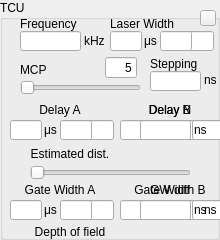
    <widget class="QGroupBox" name="TCU_STATIC">
     <property name="geometry">
      <rect>
       <x>10</x>
       <y>10</y>
       <width>220</width>
       <height>240</height>
      </rect>
     </property>
     <property name="mouseTracking">
      <bool>false</bool>
     </property>
     <property name="title">
      <string>TCU</string>
     </property>
     <widget class="QLineEdit" name="FREQ_EDIT">
      <property name="geometry">
       <rect>
        <x>20</x>
        <y>31</y>
        <width>61</width>
        <height>20</height>
       </rect>
      </property>
      <property name="mouseTracking">
       <bool>false</bool>
      </property>
      <property name="focusPolicy">
       <enum>Qt::ClickFocus</enum>
      </property>
      <property name="alignment">
       <set>Qt::AlignRight|Qt::AlignTrailing|Qt::AlignVCenter</set>
      </property>
     </widget>
     <widget class="QLabel" name="FREQ">
      <property name="geometry">
       <rect>
        <x>20</x>
        <y>17</y>
        <width>85</width>
        <height>14</height>
       </rect>
      </property>
      <property name="mouseTracking">
       <bool>false</bool>
      </property>
      <property name="text">
       <string>Frequency</string>
      </property>
      <property name="alignment">
       <set>Qt::AlignLeading|Qt::AlignLeft|Qt::AlignVCenter</set>
      </property>
     </widget>
     <widget class="QLabel" name="FREQ_UNIT">
      <property name="geometry">
       <rect>
        <x>84</x>
        <y>34</y>
        <width>21</width>
        <height>14</height>
       </rect>
      </property>
      <property name="mouseTracking">
       <bool>false</bool>
      </property>
      <property name="text">
       <string>kHz</string>
      </property>
     </widget>
     <widget class="QLabel" name="LASER_WIDTH">
      <property name="geometry">
       <rect>
        <x>110</x>
        <y>17</y>
        <width>105</width>
        <height>14</height>
       </rect>
      </property>
      <property name="mouseTracking">
       <bool>false</bool>
      </property>
      <property name="text">
       <string>Laser Width</string>
      </property>
      <property name="alignment">
       <set>Qt::AlignLeading|Qt::AlignLeft|Qt::AlignVCenter</set>
      </property>
     </widget>
     <widget class="QLineEdit" name="LASER_WIDTH_EDIT_U">
      <property name="geometry">
       <rect>
        <x>110</x>
        <y>31</y>
        <width>32</width>
        <height>20</height>
       </rect>
      </property>
      <property name="mouseTracking">
       <bool>false</bool>
      </property>
      <property name="focusPolicy">
       <enum>Qt::ClickFocus</enum>
      </property>
      <property name="alignment">
       <set>Qt::AlignRight|Qt::AlignTrailing|Qt::AlignVCenter</set>
      </property>
     </widget>
     <widget class="QLineEdit" name="LASER_WIDTH_EDIT_N">
      <property name="geometry">
       <rect>
        <x>160</x>
        <y>31</y>
        <width>32</width>
        <height>20</height>
       </rect>
      </property>
      <property name="mouseTracking">
       <bool>false</bool>
      </property>
      <property name="focusPolicy">
       <enum>Qt::ClickFocus</enum>
      </property>
      <property name="alignment">
       <set>Qt::AlignRight|Qt::AlignTrailing|Qt::AlignVCenter</set>
      </property>
     </widget>
     <widget class="QLabel" name="LASER_WIDTH_UNIT_U">
      <property name="geometry">
       <rect>
        <x>144</x>
        <y>34</y>
        <width>21</width>
        <height>14</height>
       </rect>
      </property>
      <property name="mouseTracking">
       <bool>false</bool>
      </property>
      <property name="text">
       <string>μs</string>
      </property>
     </widget>
     <widget class="QLabel" name="LASER_WIDTH_UNIT_N">
      <property name="geometry">
       <rect>
        <x>194</x>
        <y>34</y>
        <width>21</width>
        <height>14</height>
       </rect>
      </property>
      <property name="mouseTracking">
       <bool>false</bool>
      </property>
      <property name="text">
       <string>ns</string>
      </property>
     </widget>
     <widget class="QSlider" name="MCP_SLIDER">
      <property name="geometry">
       <rect>
        <x>20</x>
        <y>80</y>
        <width>121</width>
        <height>16</height>
       </rect>
      </property>
      <property name="mouseTracking">
       <bool>false</bool>
      </property>
      <property name="orientation">
       <enum>Qt::Horizontal</enum>
      </property>
     </widget>
     <widget class="QLabel" name="MCP">
      <property name="geometry">
       <rect>
        <x>20</x>
        <y>63</y>
        <width>30</width>
        <height>14</height>
       </rect>
      </property>
      <property name="mouseTracking">
       <bool>false</bool>
      </property>
      <property name="text">
       <string>MCP</string>
      </property>
     </widget>
     <widget class="QLineEdit" name="STEPPING_EDIT">
      <property name="geometry">
       <rect>
        <x>150</x>
        <y>71</y>
        <width>51</width>
        <height>20</height>
       </rect>
      </property>
      <property name="mouseTracking">
       <bool>false</bool>
      </property>
      <property name="focusPolicy">
       <enum>Qt::ClickFocus</enum>
      </property>
      <property name="alignment">
       <set>Qt::AlignRight|Qt::AlignTrailing|Qt::AlignVCenter</set>
      </property>
     </widget>
     <widget class="QLabel" name="STEPPING">
      <property name="geometry">
       <rect>
        <x>150</x>
        <y>57</y>
        <width>65</width>
        <height>14</height>
       </rect>
      </property>
      <property name="mouseTracking">
       <bool>false</bool>
      </property>
      <property name="text">
       <string>Stepping</string>
      </property>
      <property name="alignment">
       <set>Qt::AlignLeading|Qt::AlignLeft|Qt::AlignVCenter</set>
      </property>
     </widget>
     <widget class="QLabel" name="STEPPING_UNIT">
      <property name="geometry">
       <rect>
        <x>204</x>
        <y>73</y>
        <width>21</width>
        <height>14</height>
       </rect>
      </property>
      <property name="mouseTracking">
       <bool>false</bool>
      </property>
      <property name="text">
       <string>ns</string>
      </property>
     </widget>
     <widget class="QLabel" name="ESTIMATED">
      <property name="geometry">
       <rect>
        <x>10</x>
        <y>147</y>
        <width>120</width>
        <height>14</height>
       </rect>
      </property>
      <property name="mouseTracking">
       <bool>false</bool>
      </property>
      <property name="text">
       <string>Estimated dist.</string>
      </property>
      <property name="alignment">
       <set>Qt::AlignCenter</set>
      </property>
     </widget>
     <widget class="QLabel" name="EST_DIST">
      <property name="geometry">
       <rect>
        <x>130</x>
        <y>147</y>
        <width>80</width>
        <height>13</height>
       </rect>
      </property>
      <property name="mouseTracking">
       <bool>false</bool>
      </property>
      <property name="text">
       <string/>
      </property>
      <property name="alignment">
       <set>Qt::AlignRight|Qt::AlignTrailing|Qt::AlignVCenter</set>
      </property>
     </widget>
     <widget class="QSlider" name="DELAY_SLIDER">
      <property name="geometry">
       <rect>
        <x>30</x>
        <y>163</y>
        <width>161</width>
        <height>20</height>
       </rect>
      </property>
      <property name="mouseTracking">
       <bool>false</bool>
      </property>
      <property name="orientation">
       <enum>Qt::Horizontal</enum>
      </property>
     </widget>
     <widget class="QLabel" name="ESTIMATED_2">
      <property name="geometry">
       <rect>
        <x>10</x>
        <y>225</y>
        <width>120</width>
        <height>14</height>
       </rect>
      </property>
      <property name="mouseTracking">
       <bool>false</bool>
      </property>
      <property name="text">
       <string>Depth of field</string>
      </property>
      <property name="alignment">
       <set>Qt::AlignCenter</set>
      </property>
     </widget>
     <widget class="QLabel" name="GATE_WIDTH">
      <property name="geometry">
       <rect>
        <x>130</x>
        <y>225</y>
        <width>80</width>
        <height>13</height>
       </rect>
      </property>
      <property name="mouseTracking">
       <bool>false</bool>
      </property>
      <property name="text">
       <string/>
      </property>
      <property name="alignment">
       <set>Qt::AlignRight|Qt::AlignTrailing|Qt::AlignVCenter</set>
      </property>
     </widget>
     <widget class="QLineEdit" name="MCP_EDIT">
      <property name="geometry">
       <rect>
        <x>105</x>
        <y>57</y>
        <width>32</width>
        <height>21</height>
       </rect>
      </property>
      <property name="focusPolicy">
       <enum>Qt::ClickFocus</enum>
      </property>
      <property name="text">
       <string>5</string>
      </property>
      <property name="alignment">
       <set>Qt::AlignRight|Qt::AlignTrailing|Qt::AlignVCenter</set>
      </property>
     </widget>
     <widget class="QLineEdit" name="LASER_WIDTH_EDIT_P">
      <property name="geometry">
       <rect>
        <x>182</x>
        <y>31</y>
        <width>32</width>
        <height>20</height>
       </rect>
      </property>
      <property name="mouseTracking">
       <bool>false</bool>
      </property>
      <property name="focusPolicy">
       <enum>Qt::ClickFocus</enum>
      </property>
      <property name="alignment">
       <set>Qt::AlignRight|Qt::AlignTrailing|Qt::AlignVCenter</set>
      </property>
     </widget>
     <widget class="QFrame" name="DELAY_GRP">
      <property name="geometry">
       <rect>
        <x>0</x>
        <y>100</y>
        <width>226</width>
        <height>45</height>
       </rect>
      </property>
      <property name="frameShape">
       <enum>QFrame::NoFrame</enum>
      </property>
      <property name="frameShadow">
       <enum>QFrame::Plain</enum>
      </property>
      <widget class="QLabel" name="DELAY_A">
       <property name="geometry">
        <rect>
         <x>10</x>
         <y>3</y>
         <width>100</width>
         <height>14</height>
        </rect>
       </property>
       <property name="mouseTracking">
        <bool>false</bool>
       </property>
       <property name="text">
        <string>Delay A</string>
       </property>
       <property name="alignment">
        <set>Qt::AlignCenter</set>
       </property>
      </widget>
      <widget class="QLineEdit" name="DELAY_A_EDIT_U">
       <property name="geometry">
        <rect>
         <x>10</x>
         <y>20</y>
         <width>32</width>
         <height>20</height>
        </rect>
       </property>
       <property name="mouseTracking">
        <bool>false</bool>
       </property>
       <property name="focusPolicy">
        <enum>Qt::ClickFocus</enum>
       </property>
       <property name="alignment">
        <set>Qt::AlignRight|Qt::AlignTrailing|Qt::AlignVCenter</set>
       </property>
      </widget>
      <widget class="QLineEdit" name="DELAY_A_EDIT_N">
       <property name="geometry">
        <rect>
         <x>60</x>
         <y>20</y>
         <width>32</width>
         <height>20</height>
        </rect>
       </property>
       <property name="mouseTracking">
        <bool>false</bool>
       </property>
       <property name="focusPolicy">
        <enum>Qt::ClickFocus</enum>
       </property>
       <property name="alignment">
        <set>Qt::AlignRight|Qt::AlignTrailing|Qt::AlignVCenter</set>
       </property>
      </widget>
      <widget class="QLabel" name="DELAY_A_UNIT_U">
       <property name="geometry">
        <rect>
         <x>44</x>
         <y>23</y>
         <width>29</width>
         <height>14</height>
        </rect>
       </property>
       <property name="mouseTracking">
        <bool>false</bool>
       </property>
       <property name="text">
        <string>μs</string>
       </property>
      </widget>
      <widget class="QLabel" name="DELAY_A_UNIT_N">
       <property name="geometry">
        <rect>
         <x>94</x>
         <y>23</y>
         <width>29</width>
         <height>14</height>
        </rect>
       </property>
       <property name="mouseTracking">
        <bool>false</bool>
       </property>
       <property name="text">
        <string>ns</string>
       </property>
      </widget>
      <widget class="QLineEdit" name="DELAY_A_EDIT_P">
       <property name="geometry">
        <rect>
         <x>82</x>
         <y>20</y>
         <width>32</width>
         <height>20</height>
        </rect>
       </property>
       <property name="mouseTracking">
        <bool>false</bool>
       </property>
       <property name="focusPolicy">
        <enum>Qt::ClickFocus</enum>
       </property>
       <property name="alignment">
        <set>Qt::AlignRight|Qt::AlignTrailing|Qt::AlignVCenter</set>
       </property>
      </widget>
      <widget class="QFrame" name="DELAY_B_GRP">
       <property name="geometry">
        <rect>
         <x>120</x>
         <y>0</y>
         <width>110</width>
         <height>40</height>
        </rect>
       </property>
       <property name="frameShape">
        <enum>QFrame::NoFrame</enum>
       </property>
       <property name="frameShadow">
        <enum>QFrame::Plain</enum>
       </property>
       <widget class="QLineEdit" name="DELAY_B_EDIT_U">
        <property name="geometry">
         <rect>
          <x>0</x>
          <y>20</y>
          <width>32</width>
          <height>20</height>
         </rect>
        </property>
        <property name="mouseTracking">
         <bool>false</bool>
        </property>
        <property name="focusPolicy">
         <enum>Qt::ClickFocus</enum>
        </property>
        <property name="alignment">
         <set>Qt::AlignRight|Qt::AlignTrailing|Qt::AlignVCenter</set>
        </property>
       </widget>
       <widget class="QLabel" name="DELAY_B">
        <property name="geometry">
         <rect>
          <x>0</x>
          <y>3</y>
          <width>100</width>
          <height>14</height>
         </rect>
        </property>
        <property name="mouseTracking">
         <bool>false</bool>
        </property>
        <property name="text">
         <string>Delay B</string>
        </property>
        <property name="alignment">
         <set>Qt::AlignCenter</set>
        </property>
       </widget>
       <widget class="QLabel" name="DELAY_B_UNIT_U">
        <property name="geometry">
         <rect>
          <x>34</x>
          <y>23</y>
          <width>21</width>
          <height>14</height>
         </rect>
        </property>
        <property name="mouseTracking">
         <bool>false</bool>
        </property>
        <property name="text">
         <string>μs</string>
        </property>
       </widget>
       <widget class="QLineEdit" name="DELAY_B_EDIT_N">
        <property name="geometry">
         <rect>
          <x>50</x>
          <y>20</y>
          <width>32</width>
          <height>20</height>
         </rect>
        </property>
        <property name="mouseTracking">
         <bool>false</bool>
        </property>
        <property name="focusPolicy">
         <enum>Qt::ClickFocus</enum>
        </property>
        <property name="alignment">
         <set>Qt::AlignRight|Qt::AlignTrailing|Qt::AlignVCenter</set>
        </property>
       </widget>
       <widget class="QLineEdit" name="DELAY_B_EDIT_P">
        <property name="geometry">
         <rect>
          <x>72</x>
          <y>20</y>
          <width>32</width>
          <height>20</height>
         </rect>
        </property>
        <property name="mouseTracking">
         <bool>false</bool>
        </property>
        <property name="focusPolicy">
         <enum>Qt::ClickFocus</enum>
        </property>
        <property name="alignment">
         <set>Qt::AlignRight|Qt::AlignTrailing|Qt::AlignVCenter</set>
        </property>
       </widget>
       <widget class="QLabel" name="DELAY_B_UNIT_N">
        <property name="geometry">
         <rect>
          <x>84</x>
          <y>23</y>
          <width>21</width>
          <height>14</height>
         </rect>
        </property>
        <property name="mouseTracking">
         <bool>false</bool>
        </property>
        <property name="text">
         <string>ns</string>
        </property>
       </widget>
       <zorder>DELAY_B_UNIT_N</zorder>
       <zorder>DELAY_B_EDIT_U</zorder>
       <zorder>DELAY_B</zorder>
       <zorder>DELAY_B_UNIT_U</zorder>
       <zorder>DELAY_B_EDIT_N</zorder>
       <zorder>DELAY_B_EDIT_P</zorder>
      </widget>
      <widget class="QFrame" name="DELAY_DIFF_GRP">
       <property name="geometry">
        <rect>
         <x>140</x>
         <y>0</y>
         <width>80</width>
         <height>40</height>
        </rect>
       </property>
       <property name="frameShape">
        <enum>QFrame::NoFrame</enum>
       </property>
       <property name="frameShadow">
        <enum>QFrame::Plain</enum>
       </property>
       <widget class="QLabel" name="DELAY_N">
        <property name="geometry">
         <rect>
          <x>0</x>
          <y>3</y>
          <width>60</width>
          <height>14</height>
         </rect>
        </property>
        <property name="mouseTracking">
         <bool>false</bool>
        </property>
        <property name="text">
         <string>Delay N</string>
        </property>
        <property name="alignment">
         <set>Qt::AlignCenter</set>
        </property>
       </widget>
       <widget class="QLineEdit" name="DELAY_N_EDIT_N">
        <property name="geometry">
         <rect>
          <x>0</x>
          <y>20</y>
          <width>51</width>
          <height>20</height>
         </rect>
        </property>
        <property name="mouseTracking">
         <bool>false</bool>
        </property>
        <property name="focusPolicy">
         <enum>Qt::ClickFocus</enum>
        </property>
        <property name="alignment">
         <set>Qt::AlignRight|Qt::AlignTrailing|Qt::AlignVCenter</set>
        </property>
       </widget>
       <widget class="QLabel" name="DELAY_N_UNIT_N">
        <property name="geometry">
         <rect>
          <x>54</x>
          <y>23</y>
          <width>21</width>
          <height>14</height>
         </rect>
        </property>
        <property name="mouseTracking">
         <bool>false</bool>
        </property>
        <property name="text">
         <string>ns</string>
        </property>
       </widget>
      </widget>
      <zorder>DELAY_B_GRP</zorder>
      <zorder>DELAY_A_UNIT_N</zorder>
      <zorder>DELAY_A_UNIT_U</zorder>
      <zorder>DELAY_A_EDIT_P</zorder>
      <zorder>DELAY_A</zorder>
      <zorder>DELAY_A_EDIT_U</zorder>
      <zorder>DELAY_A_EDIT_N</zorder>
      <zorder>DELAY_DIFF_GRP</zorder>
     </widget>
     <widget class="QFrame" name="GATE_WIDTH_GRP">
      <property name="geometry">
       <rect>
        <x>0</x>
        <y>180</y>
        <width>226</width>
        <height>45</height>
       </rect>
      </property>
      <property name="frameShape">
       <enum>QFrame::NoFrame</enum>
      </property>
      <property name="frameShadow">
       <enum>QFrame::Plain</enum>
      </property>
      <widget class="QFrame" name="GATE_WIDTH_B_GRP">
       <property name="geometry">
        <rect>
         <x>120</x>
         <y>0</y>
         <width>110</width>
         <height>40</height>
        </rect>
       </property>
       <property name="frameShape">
        <enum>QFrame::NoFrame</enum>
       </property>
       <property name="frameShadow">
        <enum>QFrame::Plain</enum>
       </property>
       <widget class="QLineEdit" name="GATE_WIDTH_B_EDIT_U">
        <property name="geometry">
         <rect>
          <x>0</x>
          <y>20</y>
          <width>32</width>
          <height>20</height>
         </rect>
        </property>
        <property name="mouseTracking">
         <bool>false</bool>
        </property>
        <property name="focusPolicy">
         <enum>Qt::ClickFocus</enum>
        </property>
        <property name="alignment">
         <set>Qt::AlignRight|Qt::AlignTrailing|Qt::AlignVCenter</set>
        </property>
       </widget>
       <widget class="QLabel" name="GATE_WIDTH_B">
        <property name="geometry">
         <rect>
          <x>0</x>
          <y>3</y>
          <width>100</width>
          <height>14</height>
         </rect>
        </property>
        <property name="mouseTracking">
         <bool>false</bool>
        </property>
        <property name="text">
         <string>Gate Width B</string>
        </property>
        <property name="alignment">
         <set>Qt::AlignCenter</set>
        </property>
       </widget>
       <widget class="QLabel" name="GATE_WIDTH_B_UNIT_U">
        <property name="geometry">
         <rect>
          <x>34</x>
          <y>23</y>
          <width>21</width>
          <height>14</height>
         </rect>
        </property>
        <property name="mouseTracking">
         <bool>false</bool>
        </property>
        <property name="text">
         <string>μs</string>
        </property>
       </widget>
       <widget class="QLineEdit" name="GATE_WIDTH_B_EDIT_N">
        <property name="geometry">
         <rect>
          <x>50</x>
          <y>20</y>
          <width>32</width>
          <height>20</height>
         </rect>
        </property>
        <property name="mouseTracking">
         <bool>false</bool>
        </property>
        <property name="focusPolicy">
         <enum>Qt::ClickFocus</enum>
        </property>
        <property name="alignment">
         <set>Qt::AlignRight|Qt::AlignTrailing|Qt::AlignVCenter</set>
        </property>
       </widget>
       <widget class="QLineEdit" name="GATE_WIDTH_B_EDIT_P">
        <property name="geometry">
         <rect>
          <x>72</x>
          <y>20</y>
          <width>32</width>
          <height>20</height>
         </rect>
        </property>
        <property name="mouseTracking">
         <bool>false</bool>
        </property>
        <property name="focusPolicy">
         <enum>Qt::ClickFocus</enum>
        </property>
        <property name="alignment">
         <set>Qt::AlignRight|Qt::AlignTrailing|Qt::AlignVCenter</set>
        </property>
       </widget>
       <widget class="QLabel" name="GATE_WIDTH_B_UNIT_N">
        <property name="geometry">
         <rect>
          <x>84</x>
          <y>23</y>
          <width>21</width>
          <height>14</height>
         </rect>
        </property>
        <property name="mouseTracking">
         <bool>false</bool>
        </property>
        <property name="text">
         <string>ns</string>
        </property>
       </widget>
      </widget>
      <widget class="QLineEdit" name="GATE_WIDTH_A_EDIT_U">
       <property name="geometry">
        <rect>
         <x>10</x>
         <y>20</y>
         <width>32</width>
         <height>20</height>
        </rect>
       </property>
       <property name="mouseTracking">
        <bool>false</bool>
       </property>
       <property name="focusPolicy">
        <enum>Qt::ClickFocus</enum>
       </property>
       <property name="alignment">
        <set>Qt::AlignRight|Qt::AlignTrailing|Qt::AlignVCenter</set>
       </property>
      </widget>
      <widget class="QLabel" name="GATE_WIDTH_A">
       <property name="geometry">
        <rect>
         <x>10</x>
         <y>3</y>
         <width>100</width>
         <height>14</height>
        </rect>
       </property>
       <property name="mouseTracking">
        <bool>false</bool>
       </property>
       <property name="text">
        <string>Gate Width A</string>
       </property>
       <property name="alignment">
        <set>Qt::AlignCenter</set>
       </property>
      </widget>
      <widget class="QLabel" name="GATE_WIDTH_A_UNIT_N">
       <property name="geometry">
        <rect>
         <x>94</x>
         <y>23</y>
         <width>21</width>
         <height>14</height>
        </rect>
       </property>
       <property name="mouseTracking">
        <bool>false</bool>
       </property>
       <property name="text">
        <string>ns</string>
       </property>
      </widget>
      <widget class="QLineEdit" name="GATE_WIDTH_A_EDIT_P">
       <property name="geometry">
        <rect>
         <x>82</x>
         <y>20</y>
         <width>32</width>
         <height>20</height>
        </rect>
       </property>
       <property name="mouseTracking">
        <bool>false</bool>
       </property>
       <property name="focusPolicy">
        <enum>Qt::ClickFocus</enum>
       </property>
       <property name="alignment">
        <set>Qt::AlignRight|Qt::AlignTrailing|Qt::AlignVCenter</set>
       </property>
      </widget>
      <widget class="QLabel" name="GATE_WIDTH_A_UNIT_U">
       <property name="geometry">
        <rect>
         <x>44</x>
         <y>23</y>
         <width>21</width>
         <height>14</height>
        </rect>
       </property>
       <property name="mouseTracking">
        <bool>false</bool>
       </property>
       <property name="text">
        <string>μs</string>
       </property>
      </widget>
      <widget class="QLineEdit" name="GATE_WIDTH_A_EDIT_N">
       <property name="geometry">
        <rect>
         <x>60</x>
         <y>20</y>
         <width>32</width>
         <height>20</height>
        </rect>
       </property>
       <property name="mouseTracking">
        <bool>false</bool>
       </property>
       <property name="focusPolicy">
        <enum>Qt::ClickFocus</enum>
       </property>
       <property name="alignment">
        <set>Qt::AlignRight|Qt::AlignTrailing|Qt::AlignVCenter</set>
       </property>
      </widget>
      <widget class="QFrame" name="GATE_WIDTH_DIFF_GRP">
       <property name="geometry">
        <rect>
         <x>140</x>
         <y>0</y>
         <width>80</width>
         <height>40</height>
        </rect>
       </property>
       <property name="frameShape">
        <enum>QFrame::NoFrame</enum>
       </property>
       <property name="frameShadow">
        <enum>QFrame::Plain</enum>
       </property>
       <widget class="QLabel" name="GATE_WIDTH_N">
        <property name="geometry">
         <rect>
          <x>0</x>
          <y>3</y>
          <width>60</width>
          <height>14</height>
         </rect>
        </property>
        <property name="mouseTracking">
         <bool>false</bool>
        </property>
        <property name="text">
         <string>GW diff</string>
        </property>
        <property name="alignment">
         <set>Qt::AlignCenter</set>
        </property>
       </widget>
       <widget class="QLineEdit" name="GATE_WIDTH_N_EDIT_N">
        <property name="geometry">
         <rect>
          <x>0</x>
          <y>20</y>
          <width>51</width>
          <height>20</height>
         </rect>
        </property>
        <property name="mouseTracking">
         <bool>false</bool>
        </property>
        <property name="focusPolicy">
         <enum>Qt::ClickFocus</enum>
        </property>
        <property name="alignment">
         <set>Qt::AlignRight|Qt::AlignTrailing|Qt::AlignVCenter</set>
        </property>
       </widget>
       <widget class="QLabel" name="GATE_WIDTH_N_UNIT_N">
        <property name="geometry">
         <rect>
          <x>54</x>
          <y>23</y>
          <width>21</width>
          <height>14</height>
         </rect>
        </property>
        <property name="mouseTracking">
         <bool>false</bool>
        </property>
        <property name="text">
         <string>ns</string>
        </property>
       </widget>
      </widget>
     </widget>
     <widget class="QPushButton" name="SWITCH_TCU_UI_BTN">
      <property name="geometry">
       <rect>
        <x>200</x>
        <y>10</y>
        <width>16</width>
        <height>16</height>
       </rect>
      </property>
      <property name="text">
       <string/>
      </property>
      <property name="iconSize">
       <size>
        <width>12</width>
        <height>12</height>
       </size>
      </property>
     </widget>
     <zorder>GATE_WIDTH_GRP</zorder>
     <zorder>LASER_WIDTH_UNIT_U</zorder>
     <zorder>LASER_WIDTH_UNIT_N</zorder>
     <zorder>DELAY_GRP</zorder>
     <zorder>LASER_WIDTH_EDIT_P</zorder>
     <zorder>FREQ_EDIT</zorder>
     <zorder>FREQ</zorder>
     <zorder>FREQ_UNIT</zorder>
     <zorder>LASER_WIDTH</zorder>
     <zorder>LASER_WIDTH_EDIT_N</zorder>
     <zorder>MCP_SLIDER</zorder>
     <zorder>MCP</zorder>
     <zorder>STEPPING_EDIT</zorder>
     <zorder>STEPPING</zorder>
     <zorder>STEPPING_UNIT</zorder>
     <zorder>ESTIMATED</zorder>
     <zorder>EST_DIST</zorder>
     <zorder>DELAY_SLIDER</zorder>
     <zorder>LASER_WIDTH_EDIT_U</zorder>
     <zorder>ESTIMATED_2</zorder>
     <zorder>GATE_WIDTH</zorder>
     <zorder>MCP_EDIT</zorder>
     <zorder>SWITCH_TCU_UI_BTN</zorder>
    </widget>
